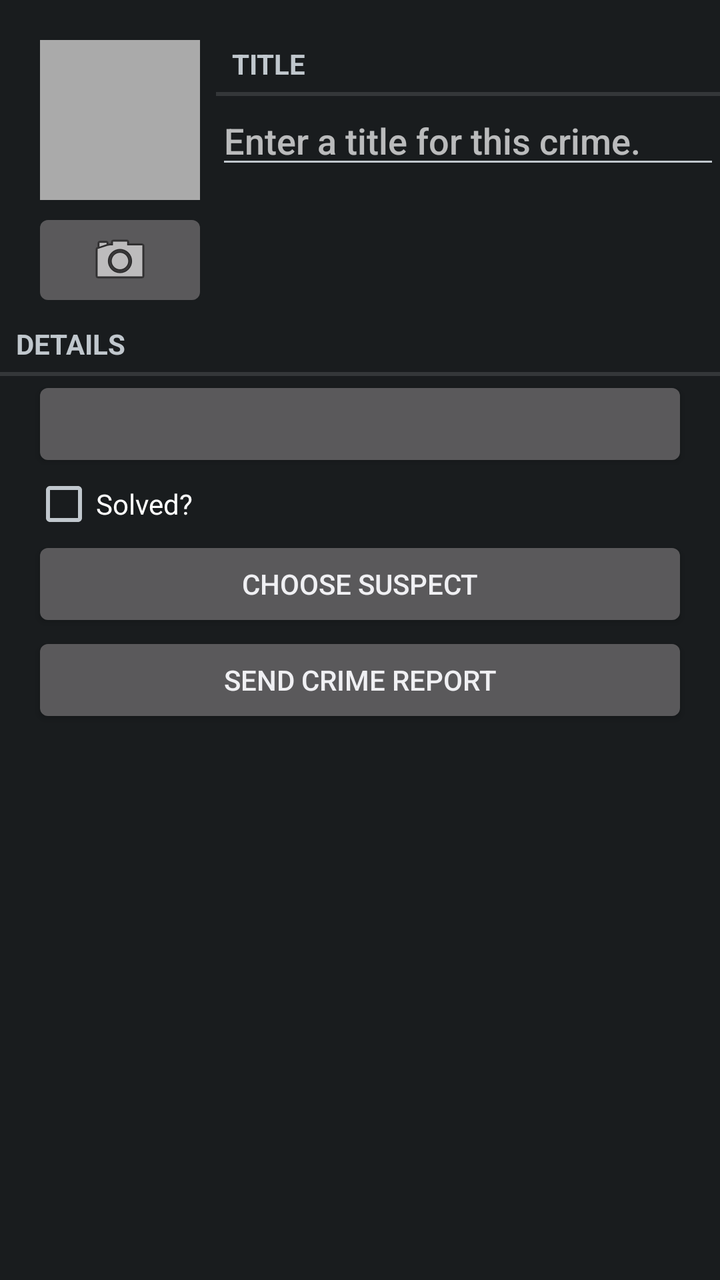
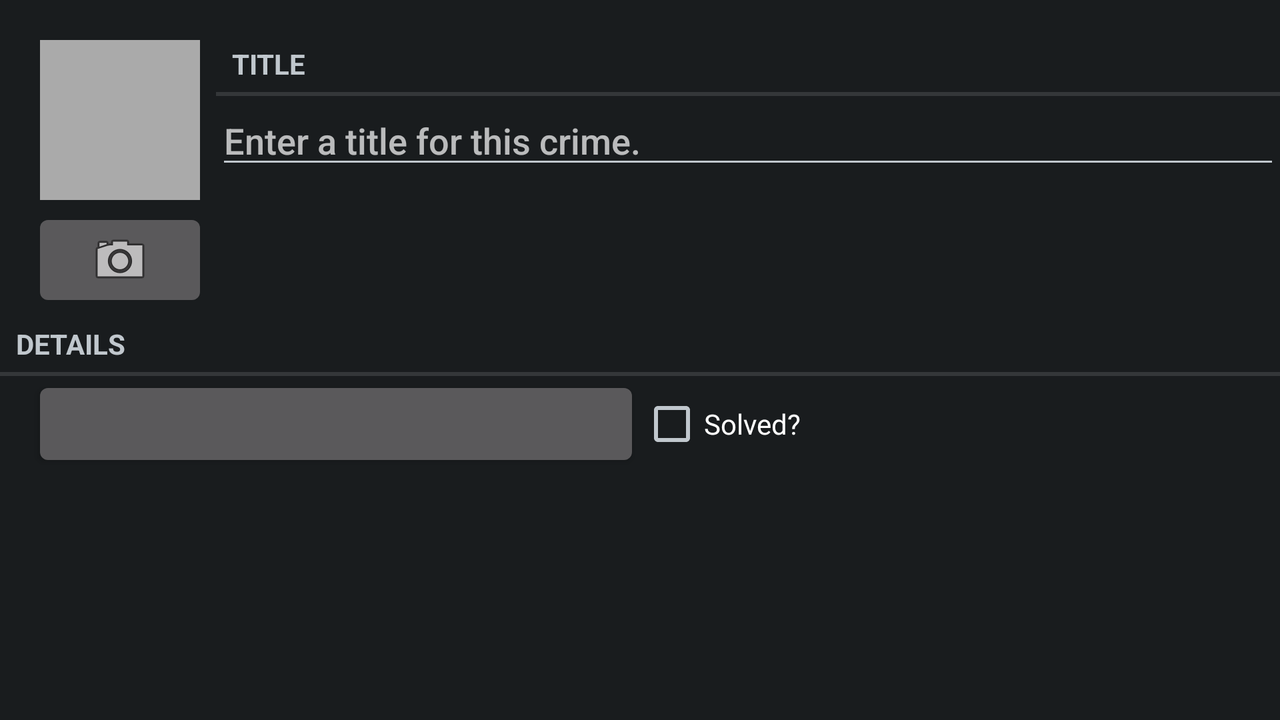

Two renders of one Android screen. The first uses the default layout on a phone; the second uses the alternative layout the repository ships for a different screen configuration, on a matching device. The two XML files are below.
<!-- AndroidManifest.xml: application theme AppTheme -->
<!-- res/layout/fragment_crime.xml -->
<?xml version="1.0" encoding="utf-8"?>
<LinearLayout xmlns:android="http://schemas.android.com/apk/res/android"
              android:layout_width="match_parent"
              android:layout_height="match_parent"
              android:orientation="vertical">

    <LinearLayout
        android:layout_width="fill_parent"
        android:layout_height="wrap_content"
        android:layout_marginLeft="8dp"
        android:layout_marginStart="16dp"
        android:layout_marginTop="16dp"
        android:baselineAligned="false"
        android:orientation="horizontal">

        <LinearLayout
            android:layout_width="wrap_content"
            android:layout_height="wrap_content"
            android:layout_marginEnd="4dp"
            android:layout_marginRight="4dp"
            android:orientation="vertical">

            <ImageView
                android:id="@+id/crime_photo_preview"
                android:layout_width="80dp"
                android:layout_height="80dp"
                android:scaleType="centerInside"
                android:cropToPadding="true"
                android:background="@android:color/darker_gray"
                android:layout_margin="4dp"
                android:contentDescription="@string/photo_preview"
                />

            <ImageButton
                android:id="@+id/crime_camera_button"
                android:layout_width="match_parent"
                android:layout_height="wrap_content"
                android:contentDescription="@string/take"
                android:src="@android:drawable/ic_menu_camera"
                />

        </LinearLayout>

        <LinearLayout
            android:layout_width="0dp"
            android:layout_height="wrap_content"
            android:layout_weight="1"
            android:orientation="vertical">

            <TextView
                style="?android:listSeparatorTextViewStyle"
                android:layout_width="match_parent"
                android:layout_height="wrap_content"
                android:text="@string/crime_title_label"
                />

            <EditText
                android:id="@+id/crime_title"
                android:layout_width="match_parent"
                android:layout_height="wrap_content"
                android:hint="@string/crime_title_hint"
                />
        </LinearLayout>
    </LinearLayout>

    <TextView
        style="?android:listSeparatorTextViewStyle"
        android:layout_width="match_parent"
        android:layout_height="wrap_content"
        android:text="@string/crime_details_label"
        />

    <Button
        android:id="@+id/crime_date"
        android:layout_width="match_parent"
        android:layout_height="wrap_content"
        android:layout_marginLeft="16dp"
        android:layout_marginRight="16dp"
        />

    <CheckBox
        android:id="@+id/crime_solved"
        android:layout_width="match_parent"
        android:layout_height="wrap_content"
        android:layout_marginLeft="16dp"
        android:layout_marginRight="16dp"
        android:text="@string/crime_solved_label"
        />

    <Button
        android:id="@+id/crime_suspect_button"
        android:layout_width="match_parent"
        android:layout_height="wrap_content"
        android:layout_marginLeft="16dp"
        android:layout_marginRight="16dp"
        android:text="@string/crime_suspect_text"/>

    <Button
        android:id="@+id/crime_report_button"
        android:layout_width="match_parent"
        android:layout_height="wrap_content"
        android:layout_marginLeft="16dp"
        android:layout_marginRight="16dp"
        android:text="@string/crime_report_text"/>

</LinearLayout>
<!-- resources referenced by this layout -->
<resources>
  <string name="crime_details_label">Details</string>
  <string name="crime_report_text">Send Crime Report</string>
  <string name="crime_solved_label">Solved?</string>
  <string name="crime_suspect_text">Choose Suspect</string>
  <string name="crime_title_hint">Enter a title for this crime.</string>
  <string name="crime_title_label">Title</string>
  <string name="photo_preview">Photo preview</string>
  <string name="take">Take</string>
  <style name="AppTheme" parent="AppBaseTheme">
          
      </style>
  <!-- from res/values-v14/ -->
  <style name="AppBaseTheme" parent="android:Theme.DeviceDefault" />
</resources>
<!-- res/layout-land/fragment_crime.xml (the repository's variant of the layout above) -->
<!-- drawn on the phone turned sideways -->
<?xml version="1.0" encoding="utf-8"?>
<LinearLayout xmlns:android="http://schemas.android.com/apk/res/android"
              android:layout_width="match_parent"
              android:layout_height="match_parent"
              android:orientation="vertical">

    <LinearLayout
        android:orientation="horizontal"
        android:layout_width="fill_parent"
        android:layout_height="wrap_content"
        android:layout_marginLeft="16dp"
        android:layout_marginStart="16dp"
        android:layout_marginTop="16dp"
        android:baselineAligned="false">

        <LinearLayout
            android:layout_width="wrap_content"
            android:layout_height="wrap_content"
            android:layout_marginEnd="4dp"
            android:layout_marginRight="4dp"
            android:orientation="vertical">

            <ImageView
                android:id="@+id/crime_photo_preview"
                android:layout_width="80dp"
                android:layout_height="80dp"
                android:scaleType="centerInside"
                android:cropToPadding="true"
                android:background="@android:color/darker_gray"
                android:layout_margin="4dp"
                android:contentDescription="@string/photo_preview"
                />

            <ImageButton
                android:id="@+id/crime_camera_button"
                android:layout_width="match_parent"
                android:layout_height="wrap_content"
                android:contentDescription="@string/take"
                android:src="@android:drawable/ic_menu_camera"
                />

        </LinearLayout>

        <LinearLayout
            android:orientation="vertical"
            android:layout_width="0dp"
            android:layout_height="wrap_content"
            android:layout_weight="1">

            <TextView
                style="?android:listSeparatorTextViewStyle"
                android:layout_width="match_parent"
                android:layout_height="wrap_content"
                android:text="@string/crime_title_label"
                />

            <EditText
                android:id="@+id/crime_title"
                android:layout_width="match_parent"
                android:layout_height="wrap_content"
                android:hint="@string/crime_title_hint"
                />
        </LinearLayout>
    </LinearLayout>

    <TextView
        style="?android:listSeparatorTextViewStyle"
        android:layout_width="match_parent"
        android:layout_height="wrap_content"
        android:text="@string/crime_details_label"
        />

    <LinearLayout
        android:orientation="horizontal"
        android:layout_width="match_parent"
        android:layout_height="match_parent"
        android:layout_marginLeft="16dp"
        android:layout_marginRight="16dp">

        <Button
            android:id="@+id/crime_date"
            android:layout_width="0dp"
            android:layout_height="wrap_content"
            android:layout_weight="1"/>

        <CheckBox
            android:id="@+id/crime_solved"
            android:layout_width="0dp"
            android:layout_height="wrap_content"
            android:text="@string/crime_solved_label"
            android:layout_weight="1"/>
    </LinearLayout>

</LinearLayout>
<!-- resources referenced by the variant -->
<!-- as the phone turned sideways resolves them -->
<resources>
  <string name="crime_details_label">Details</string>
  <string name="crime_solved_label">Solved?</string>
  <string name="crime_title_hint">Enter a title for this crime.</string>
  <string name="crime_title_label">Title</string>
  <string name="photo_preview">Photo preview</string>
  <string name="take">Take</string>
  <style name="AppTheme" parent="AppBaseTheme">
          
      </style>
  <!-- from res/values-v14/ -->
  <style name="AppBaseTheme" parent="android:Theme.DeviceDefault" />
</resources>
